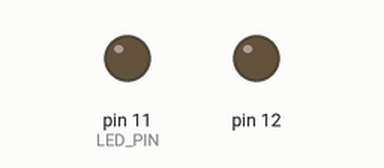
Simulated run of this sketch. Board: Arduino Uno, built with avr-gcc and run on an emulated ATmega328P. Shown: output pins drawn as LEDs (lit = HIGH).

Above: at 0.05 s.
Timing chart, 0 to 5.9 s (numbered marks = the images above):
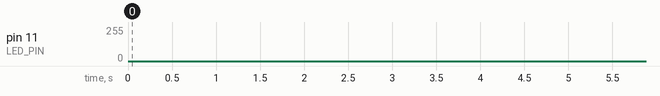

The sketch:

Activity2.ino
```cpp
/*
Jared Barber | Activity 2
-------------------------
Make an LED fade in and out

https:
*/

#define LED_PIN 11

void setup()
{
  pinMode(12, OUTPUT);
  analogWrite(LED_PIN, 0);
}

int i = 0;
int toggle = 1;

void loop()
{
    analogWrite(LED_PIN, i);
    delay(5);

    if (i == 255){
      toggle = -1;
    }
    if (i == 0){
      toggle = 1;
    }

    i += toggle;

}
```
